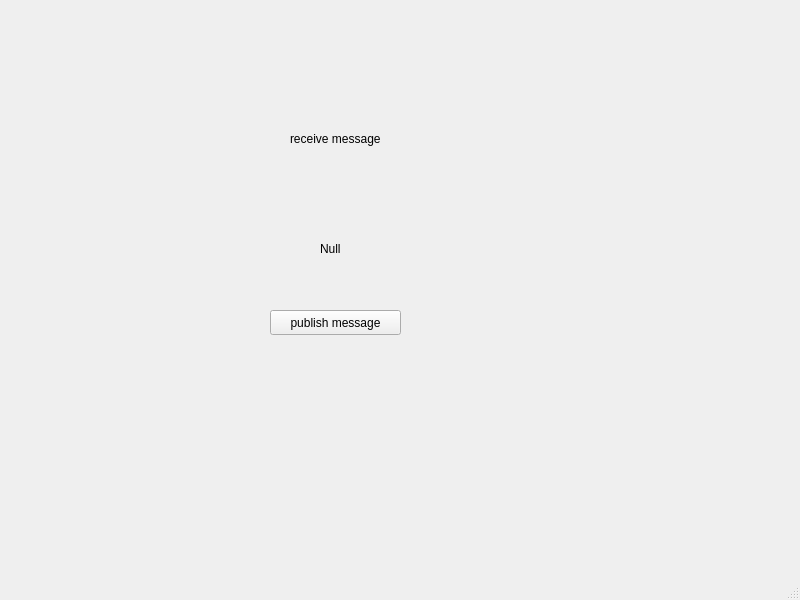
<?xml version="1.0" encoding="UTF-8"?>
<ui version="4.0">
 <class>MainWindow</class>
 <widget class="QMainWindow" name="MainWindow">
  <property name="geometry">
   <rect>
    <x>0</x>
    <y>0</y>
    <width>800</width>
    <height>600</height>
   </rect>
  </property>
  <property name="windowTitle">
   <string>MainWindow</string>
  </property>
  <widget class="QWidget" name="centralwidget" native="true">
   <property name="geometry">
    <rect>
     <x>10</x>
     <y>30</y>
     <width>781</width>
     <height>551</height>
    </rect>
   </property>
   <widget class="QLabel" name="label">
    <property name="geometry">
     <rect>
      <x>320</x>
      <y>240</y>
      <width>31</width>
      <height>17</height>
     </rect>
    </property>
    <property name="text">
     <string>Null</string>
    </property>
   </widget>
   <widget class="QPushButton" name="pushButton">
    <property name="geometry">
     <rect>
      <x>270</x>
      <y>310</y>
      <width>131</width>
      <height>25</height>
     </rect>
    </property>
    <property name="text">
     <string>publish message</string>
    </property>
   </widget>
   <widget class="QLabel" name="label_2">
    <property name="geometry">
     <rect>
      <x>290</x>
      <y>130</y>
      <width>131</width>
      <height>17</height>
     </rect>
    </property>
    <property name="text">
     <string>receive message</string>
    </property>
   </widget>
  </widget>
  <widget class="QMenuBar" name="menubar">
   <property name="geometry">
    <rect>
     <x>0</x>
     <y>0</y>
     <width>800</width>
     <height>22</height>
    </rect>
   </property>
  </widget>
  <widget class="QStatusBar" name="statusbar">
   <property name="geometry">
    <rect>
     <x>0</x>
     <y>0</y>
     <width>3</width>
     <height>22</height>
    </rect>
   </property>
  </widget>
 </widget>
 <resources/>
 <connections/>
</ui>
